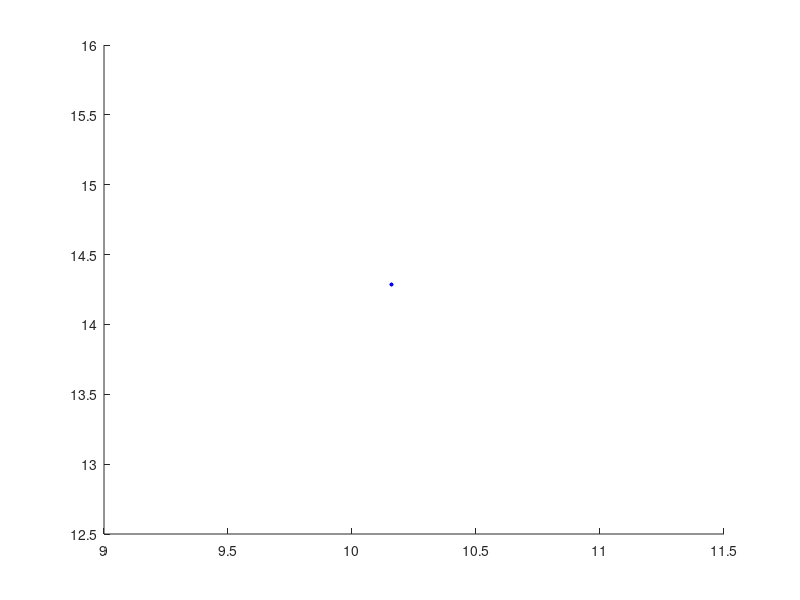

The MATLAB script that drew this image: (Note: this script raises an error after producing the figure.)



% tic; % timer
clear; clc; hold on;
i = 1;          % iterator
b = 15; h = 15; % base & height
AP = [b/2 h/2]; % central AP
nSTAs = 4;      % number of stations
P_tx = 21;      % transmitted power by AP in dBm
draw = 1;       % 1 - to plot the room, 0 - to not plot.
k = 5.25;       % attenuation of each wall
W = 0.1467;     % average number of traversed walls per meter
lambda = 2.06;  % attenuation factor
L_o = 54.1200;  % path loss intercept

NSS = 2; % SU spatial streams.
BW = [20, 40, 80, 160, 320];

P_rx = zeros(nSTAs,1);         % initialize array received power
distance = zeros(nSTAs,1);     % initialize array distance
coordinates = zeros(nSTAs,2);  % initialize matrix coordinates

while i <= nSTAs
    
    % random position generation of STAs
    j = 1;
    xSTA = rand * b; % x random position
    coordinates(i, j) = xSTA;
    j = 2;
    
    while j == 2
        ySTA = rand * h; % y random position
        coordinates(i, j) = ySTA;
        break;
    end
    
    if (draw == 1); plot(xSTA, ySTA, "*b", 'MarkerSize', 3); end % plots the STA
    
    distance(i) = distanceToAP(AP, coordinates(i, 1), coordinates(i, 2));
    P_rx(i) = STAPowerReceived(P_tx, distance(i), lambda, L_o, k, W); % received power

    i = i + 1;
end

distance = sort(distance, 'ascend');
P_rx = sort(P_rx, 'descend');
drawScenario(draw, b, h, P_rx, distance);

DL_time = 0; UL_time = 0;
DL_TxSTA = zeros(1, nSTAs);
UL_TxSTA = zeros(1, nSTAs);
throughput = zeros(1, nSTAs);
SuccTx = zeros(1, nSTAs);
MaxCycles = 1e5;
prob_err = 0.05;
length = 12e3; % data packet size (bits)

for i = 1:MaxCycles % TxtoSTA_1 ... TxtoSTA_N-1 TxtoSTA_N || TxtoSTA_1 ... TxtoSTA_N-1 TxtoSTA_N
    
    for j = 1:nSTAs
        % Ts = TxToSTA(j); % transmition time of each station
        [DL_TxSTA(j), UL_TxSTA(j)] = STATransmissionTime(BW, nSTAs, NSS, P_rx(j), length, distance(j));
        err = rand();
        
        if (err > prob_err)
            SuccTx(j) = SuccTx(j) + 1; % successful transmissions/cycle in each STA
            % fprintf("The STA number %d had %d error(s)\n", j, SuccTx(j));
        end
        
        % time -> total time to transmit the packet to all STAs
        DL_time = DL_time + DL_TxSTA(j); % DL time addition
        UL_time = UL_time + UL_TxSTA(j); % UL time addition
    end
end

fprintf("-------- DOWNLINK TRANSMISSION ------ \n");
for i = 1:nSTAs
    throughput(i) = SuccTx(i) * length / (MaxCycles * (DL_time / MaxCycles));
    throughput(i) = throughput(i) / 1E6; % scale bps to Mbps
    fprintf("S%d = %.6f Mbps \n", i, throughput(i));
end

fprintf("\n-------- UPLINK TRANSMISSION -------- \n");
for i = 1:nSTAs
    throughput(i) = SuccTx(i) * length / (MaxCycles * (UL_time / MaxCycles));
    throughput(i) = throughput(i) / 1E6; % scale bps to Mbps
    fprintf("S%d = %.6f Mbps \n", i, throughput(i));
end
% toc; % timer
